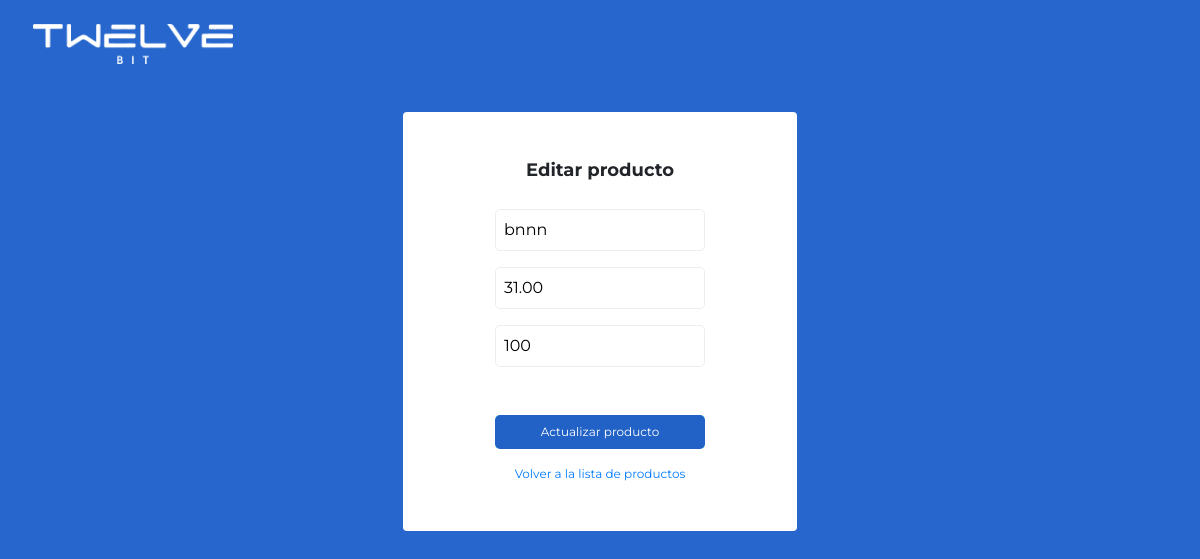
The page /editarProductos.php?id=1 on the database as committed earlier.
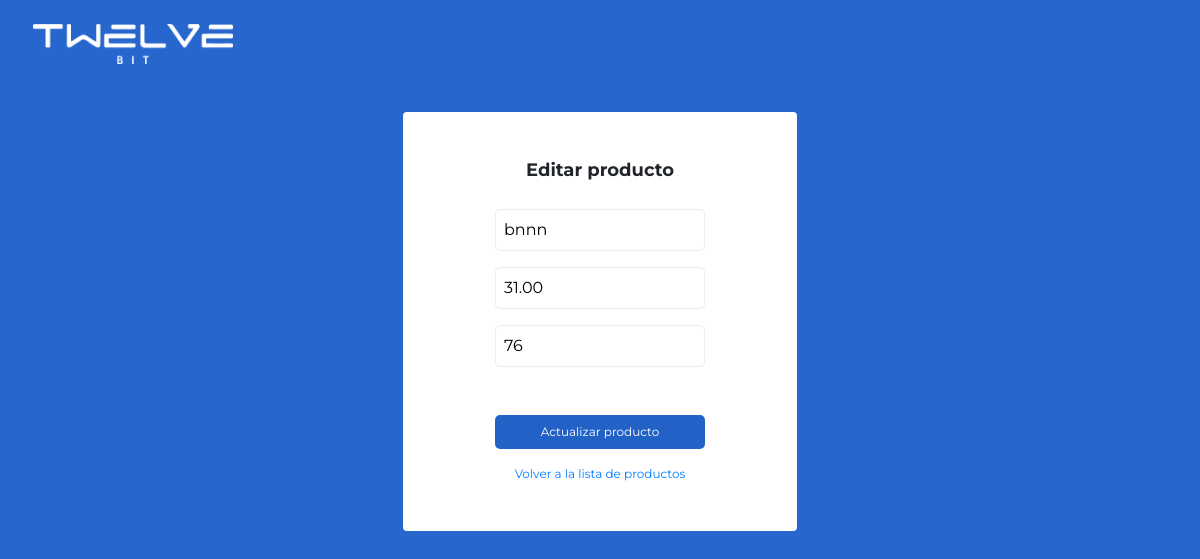
The same page on the database as committed later.
### tables this page shows
CREATE TABLE `productos` (
  `Codigo` int(11) NOT NULL,
  `Nombre` varchar(100) DEFAULT NULL,
  `Precio` decimal(10,2) DEFAULT NULL,
  `Stock` int(11) DEFAULT NULL
);

### editarProductos.php (the view, shortened to what this page needs)
<?php
include 'conexion.php';
$row = null;
if (isset($_GET['id'])) {
    $id = intval($_GET['id']);
    $sql = "SELECT * FROM productos WHERE Codigo = $id";
    $result = $conn->query($sql);
    if ($result->num_rows > 0) {
        $row = $result->fetch_assoc();
    } else {
        echo "<script>alert('producto no encontrado');
            location.assign('index.php'); </script>";
        exit();
    }
}
?>
<!DOCTYPE html>
<html lang="en">
<head>
    <link rel="stylesheet" href="css/style.css">
    <link rel="stylesheet" href="https://cdn.jsdelivr.net/npm/bootstrap@4.6.2/dist/css/bootstrap.min.css">
</head>
<body class="bg-azul overflow-hidden">
    <div class="w-100">
        <div class="row">
            <div class="col-md-12 p-4 pl-5">
                <img src="img\logo.png" alt="logo TwelveBit" class="logo">
            </div>
        </div>
        <div class="row p-4 d-flex justify-content-center">
            <div class="col-lg-4 col-md-6 col-10 p-5 d-flex flex-column align-items-center contenedor">
            <h1 class="fs18 bold fsMono mb-4">Editar producto</h1>
            <?php if ($row) { ?>
            <form action="editarProductos.php" method="POST" class="d-flex flex-column align-items-center mt-1">
                <div>
                    <input type="text" id="nombre" name="nombre" placeholder="Nombre" value="<?php echo $row['Nombre']; ?>" required>
                </div>
                <div class="mt-3">
                    <input type="text" id="precio" name="precio" placeholder="Precio" value="<?php echo $row['Precio']; ?>" required>
                </div>
                <div class="mt-3">
                    <input type="stock" id="stock" name="stock" placeholder="Stock" value="<?php echo $row['Stock']; ?>" required>
                </div>
                <button type="submit" class="boton mt-5 w-100">Actualizar producto</button>
                <a href="index.php" class="mt-3 fs12 text-center">Volver a la lista de productos</a>
            </form>
            <?php } else { ?>
                <p>Producto no encontrado.</p>
            <?php } ?>
            </div>
        </div>
    </div>
</body>
</html>

Rows that differ between the two databases and show on the page:
changed productos "bnnn": stock "100" → "76"
